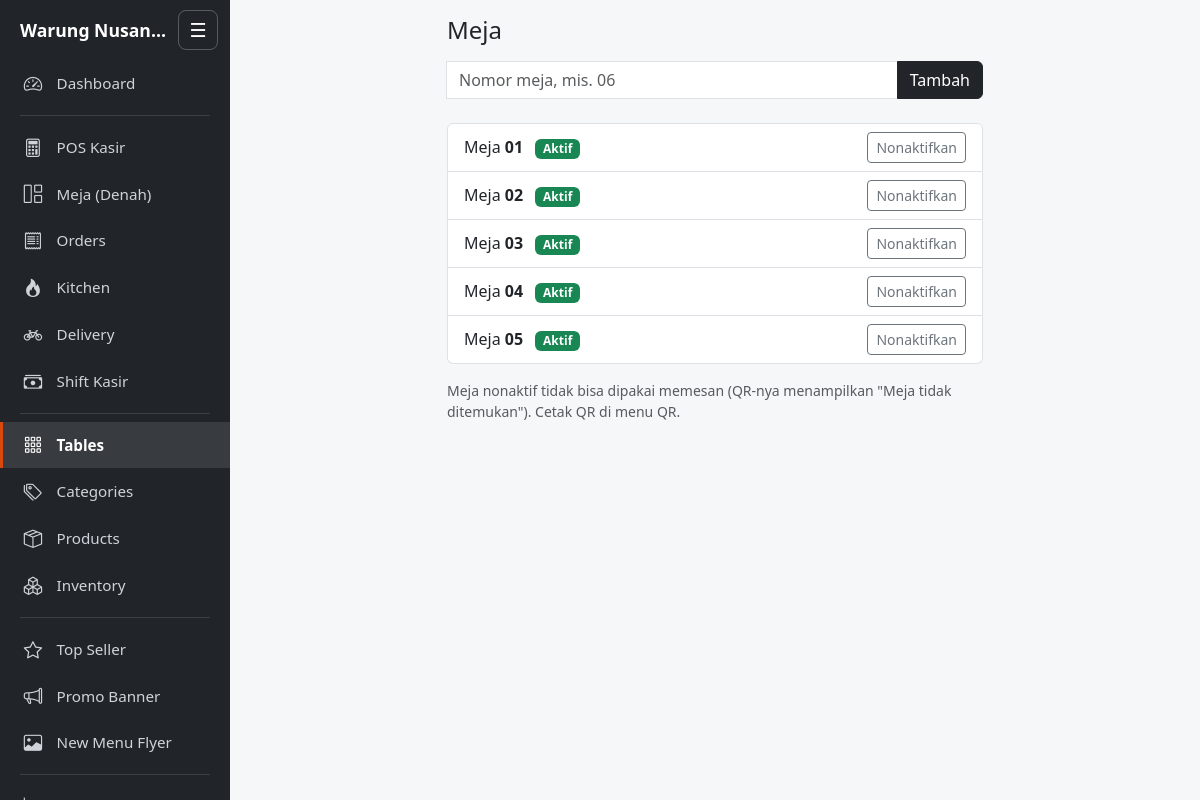
Screenshot of /admin/tables.php (signed in) with the database file from the repository.
### tables this page shows
CREATE TABLE IF NOT EXISTS tables (
  id INT UNSIGNED NOT NULL AUTO_INCREMENT PRIMARY KEY,
  table_number VARCHAR(10) NOT NULL UNIQUE,   
  is_active TINYINT(1) NOT NULL DEFAULT 1,
  created_at TIMESTAMP NOT NULL DEFAULT CURRENT_TIMESTAMP
);

### includes/functions.php (called while the page is built, shortened)
<?php
function e($value): string
{
    return htmlspecialchars((string) $value, ENT_QUOTES, 'UTF-8');
}

### admin/tables.php (the view, shortened to what this page needs)
<?php
$pdo = db();
$tables = $pdo->query('SELECT * FROM tables ORDER BY table_number')->fetchAll();
include __DIR__ . '/../includes/header.php';
?>
<div class="container py-3" style="max-width:560px">
  <h1 class="h4 mb-3">Meja</h1>
  <form method="post" class="input-group mb-4"><?= csrf_field() ?><input type="hidden" name="action" value="add">
    <input class="form-control" name="table_number" maxlength="10" placeholder="Nomor meja, mis. 06" required>
    <button class="btn btn-dark">Tambah</button></form>
  <ul class="list-group">
    <?php foreach ($tables as $t): ?>
      <li class="list-group-item d-flex justify-content-between align-items-center">
        <span>Meja <strong><?= e($t['table_number']) ?></strong>
          <span class="badge text-bg-<?= $t['is_active'] ? 'success' : 'secondary' ?> ms-2"><?= $t['is_active'] ? 'Aktif' : 'Nonaktif' ?></span></span>
        <form method="post" class="m-0"><?= csrf_field() ?><input type="hidden" name="action" value="toggle"><input type="hidden" name="id" value="<?= (int) $t['id'] ?>">
          <button class="btn btn-sm btn-outline-secondary"><?= $t['is_active'] ? 'Nonaktifkan' : 'Aktifkan' ?></button></form>
      </li>
    <?php endforeach; ?>
  </ul>
  <p class="text-muted small mt-3">Meja nonaktif tidak bisa dipakai memesan (QR-nya menampilkan "Meja tidak ditemukan"). Cetak QR di menu QR.</p>
</div>
<?php include __DIR__ . '/../includes/footer.php'; ?>

### assets/css/style.css (style rules this page uses)
:root { --brand: #212529; --accent: #d9480f; }
body { background: #f6f7f9; }

### rows the page displays
tables: table_number "01", is_active "Aktif"
tables: table_number "02", is_active "Aktif"
tables: table_number "03", is_active "Aktif"
tables: table_number "04", is_active "Aktif"
tables: table_number "05", is_active "Aktif"

### other values shown
APP_NAME "Warung Nusan…"
$n[1] "Dashboard"
$n[1] "POS Kasir"
$n[1] "Meja (Denah)"
$n[1] "Orders"
$n[1] "Kitchen"
$n[1] "Delivery"
$n[1] "Shift Kasir"
$n[1] "Tables"
$n[1] "Categories"
$n[1] "Products"
$n[1] "Inventory"
$n[1] "Top Seller"
$n[1] "Promo Banner"
$n[1] "New Menu Flyer"
